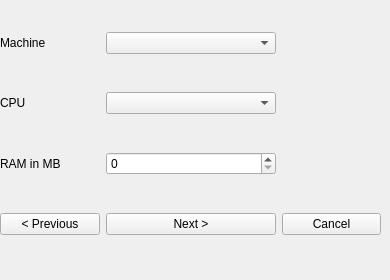
   <widget class="QWidget" name="page_3">
    <widget class="QWidget" name="gridLayoutWidget_3">
     <property name="geometry">
      <rect>
       <x>0</x>
       <y>0</y>
       <width>381</width>
       <height>271</height>
      </rect>
     </property>
     <layout class="QGridLayout" name="gridLayout_3">
      <item row="0" column="1">
       <widget class="QComboBox" name="comboBox_4">
        <property name="placeholderText">
         <string>Please select a machine</string>
        </property>
        <item>
         <property name="text">
          <string>Let QEMU decide</string>
         </property>
        </item>
        <item>
         <property name="text">
          <string>40p</string>
         </property>
        </item>
        <item>
         <property name="text">
          <string>bamboo</string>
         </property>
        </item>
        <item>
         <property name="text">
          <string>g3beige</string>
         </property>
        </item>
        <item>
         <property name="text">
          <string>mac99</string>
         </property>
        </item>
        <item>
         <property name="text">
          <string>mac99,via=pmu</string>
         </property>
        </item>
        <item>
         <property name="text">
          <string>mac99,via=pmu-adb</string>
         </property>
        </item>
        <item>
         <property name="text">
          <string>none</string>
         </property>
        </item>
        <item>
         <property name="text">
          <string>mpc8544ds</string>
         </property>
        </item>
        <item>
         <property name="text">
          <string>pegasos2</string>
         </property>
        </item>
        <item>
         <property name="text">
          <string>ppce500</string>
         </property>
        </item>
        <item>
         <property name="text">
          <string>ref405ep</string>
         </property>
        </item>
        <item>
         <property name="text">
          <string>sam460ex</string>
         </property>
        </item>
        <item>
         <property name="text">
          <string>taihu</string>
         </property>
        </item>
        <item>
         <property name="text">
          <string>virtex-ml507</string>
         </property>
        </item>
       </widget>
      </item>
      <item row="2" column="0">
       <widget class="QLabel" name="label_7">
        <property name="text">
         <string>RAM in MB</string>
        </property>
       </widget>
      </item>
      <item row="1" column="0">
       <widget class="QLabel" name="label_8">
        <property name="text">
         <string>CPU</string>
        </property>
       </widget>
      </item>
      <item row="0" column="0">
       <widget class="QLabel" name="label_9">
        <property name="text">
         <string>Machine</string>
        </property>
       </widget>
      </item>
      <item row="1" column="1">
       <widget class="QComboBox" name="comboBox_5">
        <property name="placeholderText">
         <string>Please select a processor</string>
        </property>
        <item>
         <property name="text">
          <string>Let QEMU decide</string>
         </property>
        </item>
        <item>
         <property name="text">
          <string>603</string>
         </property>
        </item>
        <item>
         <property name="text">
          <string>604</string>
         </property>
        </item>
        <item>
         <property name="text">
          <string>603e</string>
         </property>
        </item>
        <item>
         <property name="text">
          <string>603p</string>
         </property>
        </item>
        <item>
         <property name="text">
          <string>603e7v</string>
         </property>
        </item>
        <item>
         <property name="text">
          <string>603e7v1</string>
         </property>
        </item>
        <item>
         <property name="text">
          <string>603e7</string>
         </property>
        </item>
        <item>
         <property name="text">
          <string>603e7v2</string>
         </property>
        </item>
        <item>
         <property name="text">
          <string>603e7t</string>
         </property>
        </item>
        <item>
         <property name="text">
          <string>750</string>
         </property>
        </item>
        <item>
         <property name="text">
          <string>740</string>
         </property>
        </item>
        <item>
         <property name="text">
          <string>740e</string>
         </property>
        </item>
        <item>
         <property name="text">
          <string>750e</string>
         </property>
        </item>
        <item>
         <property name="text">
          <string>750cx</string>
         </property>
        </item>
        <item>
         <property name="text">
          <string>745</string>
         </property>
        </item>
        <item>
         <property name="text">
          <string>755</string>
         </property>
        </item>
        <item>
         <property name="text">
          <string>750cxe</string>
         </property>
        </item>
        <item>
         <property name="text">
          <string>750cxr</string>
         </property>
        </item>
        <item>
         <property name="text">
          <string>750cl</string>
         </property>
        </item>
        <item>
         <property name="text">
          <string>750l</string>
         </property>
        </item>
        <item>
         <property name="text">
          <string>604e</string>
         </property>
        </item>
        <item>
         <property name="text">
          <string>604r</string>
         </property>
        </item>
        <item>
         <property name="text">
          <string>7400</string>
         </property>
        </item>
        <item>
         <property name="text">
          <string>g2</string>
         </property>
        </item>
        <item>
         <property name="text">
          <string>mpc603</string>
         </property>
        </item>
        <item>
         <property name="text">
          <string>g2hip3</string>
         </property>
        </item>
        <item>
         <property name="text">
          <string>mpc8343</string>
         </property>
        </item>
        <item>
         <property name="text">
          <string>mpc8349a</string>
         </property>
        </item>
        <item>
         <property name="text">
          <string>mpc8347a</string>
         </property>
        </item>
        <item>
         <property name="text">
          <string>e300c1</string>
         </property>
        </item>
        <item>
         <property name="text">
          <string>mpc8347e</string>
         </property>
        </item>
        <item>
         <property name="text">
          <string>mpc8347</string>
         </property>
        </item>
        <item>
         <property name="text">
          <string>mpc8343a</string>
         </property>
        </item>
        <item>
         <property name="text">
          <string>mpc8347ea</string>
         </property>
        </item>
        <item>
         <property name="text">
          <string>mpc8347ap</string>
         </property>
        </item>
        <item>
         <property name="text">
          <string>mpc8349ea</string>
         </property>
        </item>
        <item>
         <property name="text">
          <string>mpc8343e</string>
         </property>
        </item>
        <item>
         <property name="text">
          <string>e300</string>
         </property>
        </item>
        <item>
         <property name="text">
          <string>mpc8379e</string>
         </property>
        </item>
        <item>
         <property name="text">
          <string>mpc8377e</string>
         </property>
        </item>
        <item>
         <property name="text">
          <string>mpc8377</string>
         </property>
        </item>
        <item>
         <property name="text">
          <string>mpc8378</string>
         </property>
        </item>
        <item>
         <property name="text">
          <string>mpc8378e</string>
         </property>
        </item>
        <item>
         <property name="text">
          <string>mpc8379</string>
         </property>
        </item>
        <item>
         <property name="text">
          <string>740p</string>
         </property>
        </item>
        <item>
         <property name="text">
          <string>750p</string>
         </property>
        </item>
        <item>
         <property name="text">
          <string>460ex</string>
         </property>
        </item>
        <item>
         <property name="text">
          <string>x2vp7</string>
         </property>
        </item>
        <item>
         <property name="text">
          <string>x2vp20</string>
         </property>
        </item>
        <item>
         <property name="text">
          <string>405gp</string>
         </property>
        </item>
        <item>
         <property name="text">
          <string>405gpe</string>
         </property>
        </item>
        <item>
         <property name="text">
          <string>405</string>
         </property>
        </item>
        <item>
         <property name="text">
          <string>440ep</string>
         </property>
        </item>
        <item>
         <property name="text">
          <string>750fx</string>
         </property>
        </item>
        <item>
         <property name="text">
          <string>750gx</string>
         </property>
        </item>
        <item>
         <property name="text">
          <string>7450</string>
         </property>
        </item>
        <item>
         <property name="text">
          <string>7451</string>
         </property>
        </item>
        <item>
         <property name="text">
          <string>7441</string>
         </property>
        </item>
        <item>
         <property name="text">
          <string>7455</string>
         </property>
        </item>
        <item>
         <property name="text">
          <string>7445</string>
         </property>
        </item>
        <item>
         <property name="text">
          <string>7447</string>
         </property>
        </item>
        <item>
         <property name="text">
          <string>7457</string>
         </property>
        </item>
        <item>
         <property name="text">
          <string>7457a</string>
         </property>
        </item>
        <item>
         <property name="text">
          <string>7447a</string>
         </property>
        </item>
        <item>
         <property name="text">
          <string>7448</string>
         </property>
        </item>
        <item>
         <property name="text">
          <string>7410</string>
         </property>
        </item>
        <item>
         <property name="text">
          <string>mpc8541</string>
         </property>
        </item>
        <item>
         <property name="text">
          <string>mpc8541e</string>
         </property>
        </item>
        <item>
         <property name="text">
          <string>mpc8540</string>
         </property>
        </item>
        <item>
         <property name="text">
          <string>e500v1</string>
         </property>
        </item>
        <item>
         <property name="text">
          <string>mpc8555</string>
         </property>
        </item>
        <item>
         <property name="text">
          <string>mpc8555e</string>
         </property>
        </item>
        <item>
         <property name="text">
          <string>mpc8545e</string>
         </property>
        </item>
        <item>
         <property name="text">
          <string>mpc8560</string>
         </property>
        </item>
       </widget>
      </item>
      <item row="3" column="0">
       <widget class="QPushButton" name="pushButton_7">
        <property name="text">
         <string>&lt; Previous</string>
        </property>
       </widget>
      </item>
      <item row="3" column="1">
       <widget class="QPushButton" name="pushButton_8">
        <property name="text">
         <string>Next &gt;</string>
        </property>
       </widget>
      </item>
      <item row="3" column="2">
       <widget class="QPushButton" name="pushButton_9">
        <property name="text">
         <string>Cancel</string>
        </property>
       </widget>
      </item>
      <item row="2" column="1">
       <widget class="QSpinBox" name="spinBox_2">
        <property name="maximum">
         <number>32768</number>
        </property>
       </widget>
      </item>
     </layout>
    </widget>
   </widget>
